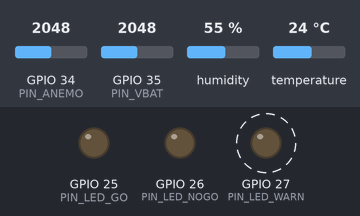
A sketch run on a simulated ESP32. Parts: output pins drawn as LEDs (lit = HIGH). Wiring (inferred from the names in the program): SHT3x sensor at I2C address 0x44. Dashed ring = blinking. The inputs (shaded band) are chosen by the test bench; at power-on: GPIO 34 (PIN_ANEMO) = 2048, GPIO 35 (PIN_VBAT) = 2048, humidity 55 %, temperature 24 °C. WiFi joins after 1.5 s; servers stay silent unless stated; uploads are accepted with an empty reply; what the sketch prints to the serial monitor is not drawn.

Above: at 0.1 s.
At 30.4 s:
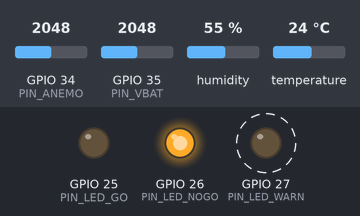
Timing chart, 0 to 31.9 s (numbered marks = the images above):
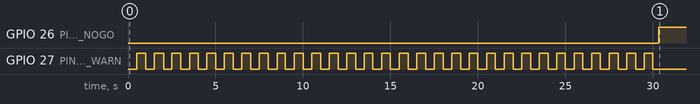

Measured:
- by itself, GPIO 26 (PIN_LED_NOGO): LOW → HIGH at 30.3 s
- by itself, GPIO 27 (PIN_LED_WARN): alternates HIGH for 0.50 s and LOW for 0.50 s, 60 changes in all, then stays LOW

The sketch:

fieldmast.ino
```cpp
// FieldMast - spray-weather mast for the field FieldPilot is about to treat.
//
// A forecast describes a grid cell. The SOP's limits (India 2023: wind < 3 m/s, <= 35 C,
// RH >= 50 %) are about the air over the field at the moment of spraying. FieldMast measures
// it there: a cup anemometer and an SHT31 on a 2 m pole at the field edge.
//
//   * three LEDs show GO / NO-GO for the rule pack on the mast itself, without any network
//   * every 10 s it POSTs the 2-minute mean wind, 3-second gust, temperature, RH and
//     Delta T to FieldPilot (/api/devices/mast) over the operator's phone hotspot
//   * FieldPilot then refuses to approve a sortie while the mast says NO-GO, and shows the
//     reading live on the Field Ops dashboard (/ops)
//
// Board: ESP32 DevKitC (Arduino core 2.x or 3.x). No libraries beyond the core.
// Wiring and parts: docs/SYSTEMS.md. Settings: config.h.

#include <Arduino.h>
#include <HTTPClient.h>
#include <WiFi.h>
#include <Wire.h>

#include "config.h"
#include "src/fieldpilot_logic.h"

static const fp::Pack& PACK = fp::pack_by_id(FP_RULE_PACK);
static fp::WindAverager<WIND_WINDOW_S> wind;

static float temp_c = NAN, rh_pct = NAN;
static uint32_t last_sample_ms = 0, last_sht_ms = 0, last_post_ms = 0, last_ok_post_ms = 0;
static uint32_t sht_errors = 0;
static int last_http = 0;

#if ANEMO_PULSE
static volatile uint32_t anemo_pulses = 0;
static portMUX_TYPE mux = portMUX_INITIALIZER_UNLOCKED;
void IRAM_ATTR on_anemo() {
  portENTER_CRITICAL_ISR(&mux);
  anemo_pulses++;
  portEXIT_CRITICAL_ISR(&mux);
}
#endif

static float read_wind_sample() {
#if ANEMO_PULSE
  static uint32_t last_p = 0, last_ms = 0;
  portENTER_CRITICAL(&mux);
  uint32_t p = anemo_pulses;
  portEXIT_CRITICAL(&mux);
  uint32_t now = millis();
  float hz = last_ms ? (p - last_p) * 1000.0f / (float)(now - last_ms) : 0.0f;
  last_p = p;
  last_ms = now;
  return fp::wind_from_hz(hz, ANEMO_MS_PER_HZ);
#else
  return fp::wind_from_volts(analogReadMilliVolts(PIN_ANEMO) / 1000.0f);
#endif
}

static bool sht31_read(float& t, float& h) {
  Wire.beginTransmission(0x44);
  Wire.write(0x24);                      // single shot, high repeatability, no clock stretching
  Wire.write(0x00);
  if (Wire.endTransmission() != 0) return false;
  delay(16);
  if (Wire.requestFrom(0x44, 6) != 6) return false;
  uint8_t b[6];
  for (int i = 0; i < 6; i++) b[i] = Wire.read();
  return fp::sht31_decode(b, t, h);
}

static float vbat() { return analogReadMilliVolts(PIN_VBAT) / 1000.0f * VBAT_DIVIDER; }

static uint8_t current_verdict() {
  if (wind.n < 30) return fp::R_NO_DATA;                    // 30 s of wind before any verdict
  return fp::verdict(PACK, wind.mean(), temp_c, rh_pct);
}

static void show(uint8_t v) {
  bool stale = (v & fp::R_NO_DATA) || (millis() - last_ok_post_ms > 60000UL);
  digitalWrite(PIN_LED_GO, v == 0);
  digitalWrite(PIN_LED_NOGO, v != 0 && !(v & fp::R_NO_DATA));
  digitalWrite(PIN_LED_WARN, stale && ((millis() / 500) % 2));   // blink
}

static void post_reading(uint8_t v) {
  if (WiFi.status() != WL_CONNECTED) {
    WiFi.reconnect();
    return;
  }
  char body[512];
  float m = wind.mean(), g = wind.gust();
  float dt = (isnan(temp_c) || isnan(rh_pct)) ? NAN : fp::delta_t(temp_c, rh_pct);
  snprintf(body, sizeof(body),
           "{\"device_id\":\"%s\",\"fw\":\"%s\",\"pack\":\"%s\",\"uptime_s\":%lu,"
           "\"wind_ms\":%.2f,\"gust_ms\":%.2f,\"wind_samples\":%d,\"temp_c\":%.2f,\"rh_pct\":%.1f,"
           "\"delta_t\":%.2f,\"device_verdict\":%u,\"lat\":%.7f,\"lon\":%.7f,"
           "\"battery_v\":%.2f,\"rssi\":%d,\"sht_errors\":%lu}",
           DEVICE_ID, FW_VERSION, PACK.id, (unsigned long)(millis() / 1000), m, g, wind.n,
           temp_c, rh_pct, dt, v, (double)MAST_LAT, (double)MAST_LON, vbat(), WiFi.RSSI(),
           (unsigned long)sht_errors);
  // printf writes "nan" for missing values; JSON needs null
  String s(body);
  s.replace("nan", "null");
  HTTPClient http;
  http.setTimeout(4000);
  http.begin(String(FP_SERVER) + "/api/devices/mast");
  http.addHeader("Content-Type", "application/json");
  if (strlen(FP_TOKEN)) http.addHeader("X-FP-Token", FP_TOKEN);
  last_http = http.POST(s);
  http.end();
  if (last_http == 200) last_ok_post_ms = millis();
  Serial.printf("post %d  %s\n", last_http, s.c_str());
}

void setup() {
  Serial.begin(115200);
  pinMode(PIN_LED_GO, OUTPUT);
  pinMode(PIN_LED_NOGO, OUTPUT);
  pinMode(PIN_LED_WARN, OUTPUT);
#if ANEMO_PULSE
  pinMode(PIN_ANEMO, INPUT);                                 // external 10 k pull-up
  attachInterrupt(digitalPinToInterrupt(PIN_ANEMO), on_anemo, FALLING);
#endif
  Wire.begin(PIN_SDA, PIN_SCL);
  WiFi.mode(WIFI_STA);
  WiFi.begin(WIFI_SSID, WIFI_PASS);
  Serial.printf("FieldMast %s  pack %s  server %s\n", DEVICE_ID, PACK.id, FP_SERVER);
}

void loop() {
  uint32_t now = millis();
  if (now - last_sample_ms >= 1000) {
    last_sample_ms = now;
    wind.add(read_wind_sample());
  }
  if (now - last_sht_ms >= 2000) {
    last_sht_ms = now;
    float t, h;
    if (sht31_read(t, h)) {
      temp_c = t;
      rh_pct = h;
    } else {
      sht_errors++;
      if (sht_errors % 5 == 0) { temp_c = NAN; rh_pct = NAN; }   // persistent fault -> no verdict
    }
  }
  uint8_t v = current_verdict();
  show(v);
  if (now - last_post_ms >= POST_EVERY_MS) {
    last_post_ms = now;
    post_reading(v);
  }
  delay(20);
}
```

fieldpilot_logic.h
```cpp
// fieldpilot_logic.h - the logic shared by FieldPilot's field devices.
//
// Plain C++11, no Arduino calls: the FieldMast and SprayLog sketches include a copy of this
// file (in their src/ folders, kept identical by tests/test_firmware.py), and the same code is
// compiled and unit-tested on a PC (tests/firmware/test_logic.cpp).
//
//   * spray-weather limits per rule pack, mirroring fieldpilot/rules.py
//   * Stull wet-bulb and Delta T, identical to fieldpilot/rules.py
//   * a rolling wind average and gust, as the SOP limits are about sustained wind
//   * anemometer conversions (analog 0.4-2.0 V, or pulses)
//   * flow-meter pulses -> L/min and litres, and a spray on/off and session detector
//   * a small NMEA parser (RMC + GGA) with checksum checking
//   * the SHT31 CRC and raw -> engineering-unit conversion
#pragma once

#include <math.h>
#include <stdint.h>
#include <stdlib.h>
#include <string.h>

namespace fp {

// ----------------------------------------------------------------------------- rule packs
// NAN = no limit. Thresholds as in fieldpilot/rules.py PACKS.
struct Pack {
  const char* id;
  float wind_max_ms;   // spray only below this
  float wind_min_ms;   // and at or above this (inversion risk in calm air)
  float temp_max_c;    // and at or below this
  float rh_min_pct;    // and at or above this
  float dt_lo, dt_hi;  // Delta T range
};

static const Pack IN_SOP_2023 = {"IN-SOP-2023", 3.0f, 0.0f, 35.0f, 50.0f, NAN, NAN};
static const Pack GOOD_PRACTICE = {"GOOD-PRACTICE", 4.5f, 1.0f, NAN, NAN, 2.0f, 10.0f};

inline const Pack& pack_by_id(const char* id) {
  return (id && strcmp(id, "GOOD-PRACTICE") == 0) ? GOOD_PRACTICE : IN_SOP_2023;
}

// Stull (2011) wet-bulb temperature, valid for 5-99 % RH and -20..50 C (as rules.py).
inline float wet_bulb_c(float t, float rh) {
  if (rh < 5.0f) rh = 5.0f;
  if (rh > 99.0f) rh = 99.0f;
  return t * atanf(0.151977f * sqrtf(rh + 8.313659f)) + atanf(t + rh) - atanf(rh - 1.676331f) +
         0.00391838f * powf(rh, 1.5f) * atanf(0.023101f * rh) - 4.686035f;
}
inline float delta_t(float t, float rh) { return t - wet_bulb_c(t, rh); }

enum Reason : uint8_t {
  R_WIND_HIGH = 1, R_WIND_LOW = 2, R_TEMP_HIGH = 4, R_RH_LOW = 8, R_DELTA_T = 16, R_NO_DATA = 32
};

// 0 = GO. Otherwise a bitmask of Reason. Same comparisons as Pack.site_reasons in rules.py.
inline uint8_t verdict(const Pack& p, float wind, float temp, float rh) {
  if (isnan(wind) || isnan(temp) || isnan(rh)) return R_NO_DATA;
  uint8_t r = 0;
  if (wind >= p.wind_max_ms) r |= R_WIND_HIGH;
  if (wind < p.wind_min_ms) r |= R_WIND_LOW;
  if (!isnan(p.temp_max_c) && temp > p.temp_max_c) r |= R_TEMP_HIGH;
  if (!isnan(p.rh_min_pct) && rh < p.rh_min_pct) r |= R_RH_LOW;
  if (!isnan(p.dt_lo)) {
    float dt = delta_t(temp, rh);
    if (dt < p.dt_lo || dt > p.dt_hi) r |= R_DELTA_T;
  }
  return r;
}

// --------------------------------------------------------------------------------- wind
// Feed one sample per second. mean() = average over the last `window` seconds (SOP limits are
// about sustained wind); gust() = highest 3-second average in that window.
template <int N>
struct WindAverager {
  float buf[N];
  int n = 0, head = 0;
  void add(float v) {
    buf[head] = v;
    head = (head + 1) % N;
    if (n < N) n++;
  }
  float at(int i) const { return buf[(head - n + i + N) % N]; }   // i = 0 oldest
  float mean() const {
    if (!n) return NAN;
    float s = 0;
    for (int i = 0; i < n; i++) s += at(i);
    return s / n;
  }
  float gust() const {
    if (n < 3) return mean();
    float g = 0;
    for (int i = 2; i < n; i++) {
      float a = (at(i) + at(i - 1) + at(i - 2)) / 3.0f;
      if (a > g) g = a;
    }
    return g;
  }
  bool full() const { return n == N; }
};

// Adafruit 1733-type analog anemometer: 0.4 V = 0 m/s, 2.0 V = 32.4 m/s.
inline float wind_from_volts(float v, float v0 = 0.4f, float v1 = 2.0f, float ms1 = 32.4f) {
  if (v <= v0) return 0.0f;
  return (v - v0) / (v1 - v0) * ms1;
}
// Pulse cup anemometer: m/s per Hz from its sheet (e.g. 0.667 for a 1.492 mph/Hz head).
inline float wind_from_hz(float hz, float ms_per_hz) { return hz > 0 ? hz * ms_per_hz : 0.0f; }

// --------------------------------------------------------------------------------- flow
// k = pulses per litre, from the meter's sheet and then a jug calibration.
inline float flow_lpm(uint32_t pulses, float dt_s, float k) {
  return (dt_s > 0 && k > 0) ? (pulses / k) / dt_s * 60.0f : 0.0f;
}
inline float litres(uint32_t pulses, float k) { return k > 0 ? pulses / k : 0.0f; }

// Spray on as soon as flow reaches on_lpm; off after off_hold_s below it. A session (one
// sortie) closes after gap_s with no spray and the aircraft below still_ms (landed).
struct SprayDetector {
  float on_lpm = 0.15f, off_hold_s = 1.0f, gap_s = 60.0f, still_ms = 0.5f;
  bool spraying = false, in_session = false;
  float since_flow_s = 1e9f;
  // returns: 0 nothing, 1 session started, 2 session closed
  int update(float lpm, float speed_ms, float dt_s) {
    int ev = 0;
    if (lpm >= on_lpm) {
      since_flow_s = 0;
      spraying = true;
      if (!in_session) { in_session = true; ev = 1; }
    } else {
      since_flow_s += dt_s;
      if (since_flow_s >= off_hold_s) spraying = false;
      if (in_session && since_flow_s >= gap_s && (isnan(speed_ms) || speed_ms < still_ms)) {
        in_session = false;
        ev = 2;
      }
    }
    return ev;
  }
};

// ---------------------------------------------------------------------------------- NMEA
struct Fix {
  bool valid = false;      // RMC status A
  int quality = 0;         // GGA fix quality (0 = none)
  int sats = 0;
  double lat = NAN, lon = NAN;
  float speed_ms = NAN;
  float hdop = NAN;
  char utc[11] = {0};      // hhmmss.ss
};

inline int hexval(char c) {
  if (c >= '0' && c <= '9') return c - '0';
  if (c >= 'A' && c <= 'F') return c - 'A' + 10;
  if (c >= 'a' && c <= 'f') return c - 'a' + 10;
  return -1;
}

inline bool nmea_checksum_ok(const char* s) {
  if (!s || s[0] != '$') return false;
  uint8_t x = 0;
  const char* p = s + 1;
  while (*p && *p != '*') x ^= (uint8_t)*p++;
  if (*p != '*') return false;
  int h = hexval(p[1]), l = hexval(p[2]);
  return h >= 0 && l >= 0 && x == (uint8_t)(h * 16 + l);
}

// ddmm.mmmm + hemisphere -> signed degrees
inline double nmea_deg(const char* f, char hemi) {
  if (!f || !*f) return NAN;
  double v = atof(f);
  int d = (int)(v / 100);
  double deg = d + (v - d * 100) / 60.0;
  return (hemi == 'S' || hemi == 'W') ? -deg : deg;
}

// Split a sentence into fields (in place on a copy). Returns the field count.
inline int nmea_fields(char* buf, char* out[], int maxf) {
  int n = 0;
  char* p = buf;
  out[n++] = p;
  while (*p && *p != '*' && n < maxf) {
    if (*p == ',') { *p = 0; out[n++] = p + 1; }
    p++;
  }
  if (*p == '*') *p = 0;
  return n;
}

// Feed one complete line ($GPRMC/$GNRMC/$GPGGA/$GNGGA). Returns true if it updated `fix`.
inline bool nmea_parse(const char* line, Fix& fix) {
  if (!nmea_checksum_ok(line)) return false;
  char buf[100];
  size_t L = strlen(line);
  if (L >= sizeof(buf)) return false;
  memcpy(buf, line, L + 1);
  char* f[20];
  int n = nmea_fields(buf, f, 20);
  const char* type = f[0] + 3;                     // skip $GP / $GN
  if (strncmp(type, "RMC", 3) == 0 && n >= 8) {
    strncpy(fix.utc, f[1], sizeof(fix.utc) - 1);
    fix.valid = f[2][0] == 'A';
    if (fix.valid) {
      fix.lat = nmea_deg(f[3], f[4][0]);
      fix.lon = nmea_deg(f[5], f[6][0]);
      fix.speed_ms = (float)(atof(f[7]) * 0.514444);
    }
    return true;
  }
  if (strncmp(type, "GGA", 3) == 0 && n >= 9) {
    fix.quality = atoi(f[6]);
    fix.sats = atoi(f[7]);
    fix.hdop = f[8][0] ? (float)atof(f[8]) : NAN;
    if (fix.quality > 0) {
      fix.lat = nmea_deg(f[2], f[3][0]);
      fix.lon = nmea_deg(f[4], f[5][0]);
    }
    return true;
  }
  return false;
}

// u-blox UBX-CFG-RATE: 200 ms measurement period (5 Hz), checksum included.
static const uint8_t UBX_RATE_5HZ[] = {0xB5, 0x62, 0x06, 0x08, 0x06, 0x00, 0xC8, 0x00,
                                       0x01, 0x00, 0x01, 0x00, 0xDE, 0x6A};

inline void ubx_checksum(const uint8_t* msg, size_t len, uint8_t& a, uint8_t& b) {
  a = b = 0;                                      // over class..payload (skip 2 sync bytes)
  for (size_t i = 2; i < len; i++) { a += msg[i]; b += a; }
}

// --------------------------------------------------------------------------------- SHT31
inline uint8_t sht31_crc(const uint8_t* d, int len) {
  uint8_t crc = 0xFF;
  for (int i = 0; i < len; i++) {
    crc ^= d[i];
    for (int b = 0; b < 8; b++) crc = (crc & 0x80) ? (uint8_t)((crc << 1) ^ 0x31) : (uint8_t)(crc << 1);
  }
  return crc;
}
inline float sht31_temp_c(uint16_t raw) { return -45.0f + 175.0f * raw / 65535.0f; }
inline float sht31_rh(uint16_t raw) { return 100.0f * raw / 65535.0f; }

// Decode the 6-byte answer to a single-shot measurement. False on a CRC error.
inline bool sht31_decode(const uint8_t b[6], float& t, float& rh) {
  if (sht31_crc(b, 2) != b[2] || sht31_crc(b + 3, 2) != b[5]) return false;
  t = sht31_temp_c((uint16_t)(b[0] << 8 | b[1]));
  rh = sht31_rh((uint16_t)(b[3] << 8 | b[4]));
  return true;
}

}  // namespace fp
```

config.h
```cpp
// FieldMast settings. Copy, edit, flash. Nothing here is secret except the Wi-Fi password and
// the device token; keep this file out of a public repository once you have filled them in.
#pragma once

// --- identity and rules
#define DEVICE_ID      "MAST-01"
#define FW_VERSION     "fieldmast 1.0"
#define FP_RULE_PACK   "IN-SOP-2023"        // or "GOOD-PRACTICE" (must match the server's)

// --- network: the operator's phone hotspot, and the FieldPilot server on it or in the cloud
#define WIFI_SSID      "fieldpilot-hotspot"
#define WIFI_PASS      "change-me"
#define FP_SERVER      "http://192.168.43.100:8080"   // no trailing slash
#define FP_TOKEN       ""                             // = FP_DEVICE_TOKEN on the server, if set
#define POST_EVERY_MS  10000

// --- mast position (decimal degrees). 0,0 = "at the field the console has open".
#define MAST_LAT       0.0
#define MAST_LON       0.0

// --- anemometer: analog 0.4-2.0 V (Adafruit 1733 type, 7-24 V supply) or a pulse cup head
#define ANEMO_PULSE      0                 // 1 = pulse head on PIN_ANEMO
#define ANEMO_MS_PER_HZ  0.667f            // pulse heads only: from the head's sheet
#define WIND_WINDOW_S    120               // sustained wind = 2-minute mean

// --- pins (ESP32 DevKitC)
#define PIN_ANEMO      34    // ADC1, input only. Analog: the anemometer's signal wire directly
                             // (max 2.0 V). Pulse: open collector with 10 k to 3.3 V.
#define PIN_VBAT       35    // ADC1: supply through a divider, see VBAT_DIVIDER
#define VBAT_DIVIDER   5.7f  // 47 k / 10 k divider -> 12 V reads as 2.1 V
#define PIN_SDA        21    // SHT31 (I2C address 0x44), in a radiation shield, 1.5-2 m up
#define PIN_SCL        22
#define PIN_LED_GO     25    // green: inside the rule pack's limits
#define PIN_LED_NOGO   26    // red: outside them
#define PIN_LED_WARN   27    // amber: warming up, sensor fault or no server
```
